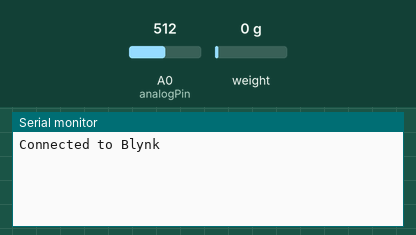
Bench run of a sketch on a simulated ESP8266 (NodeMCU). Parts: the last lines printed to the serial monitor. Inputs (shaded band) come from the test bench; at power-on: weight on the scale 0 g, A0 (analogPin) = 512. WiFi joins after 1.5 s; servers stay silent unless stated.

Above: at 3.0 s.
3.1 s: weight on the scale set to 100 g
At 6.8 s:
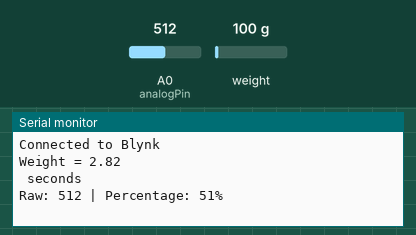
10.4 s: A0 (analogPin) set to 716
At 12.0 s:
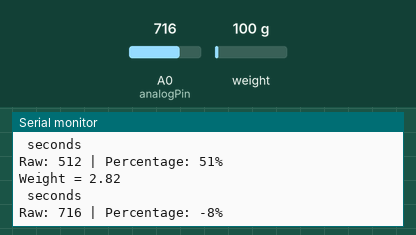
17.7 s: weight on the scale set to 1250 g
At 22.4 s:
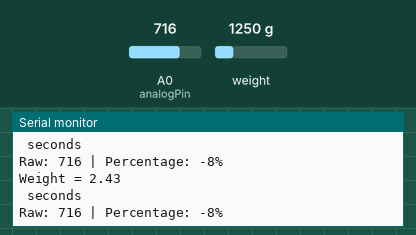
25.0 s: A0 (analogPin) set to 900
At 27.6 s:
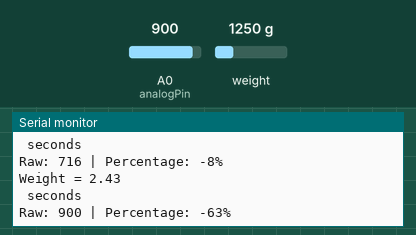
Timing chart, 0 to 29.1 s (numbered marks = the images above; inputs shaded):
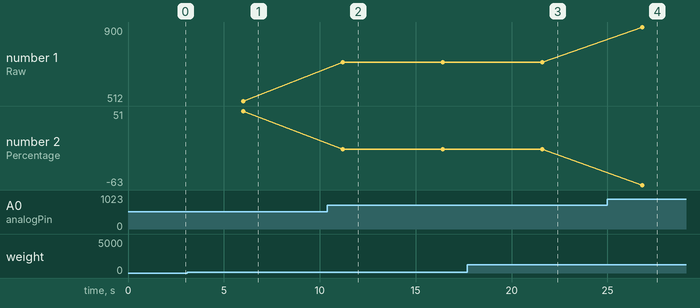

The sketch:

loadcell.ino
```cpp
#define BLYNK_PRINT Serial
#include <ESP8266WiFi.h>
#include <BlynkSimpleEsp8266.h>
#include <DHT.h>

char auth[] = "YiUN8hAkxNK5Fbx7vNjHqSn7aZURmCwN";

// Your WiFi credentials.
// Set password to "" for open networks.
char ssid[] = "hac";
char pass[] = "hac123456";

#include <Wire.h> // Only needed for Arduino 1.6.5 and earlier
#include "SSD1306.h" // alias for `#include "SSD1306Wire.h"`
#include <HX711.h>

// Capteur de poids setting
const int SCALE_DOUT_PIN =D5;
const int SCALE_SCK_PIN =D6;
HX711 scale(SCALE_DOUT_PIN, SCALE_SCK_PIN);
int analogPin = A0;
int moisture;
int percentage;

int map_low = 686;
int map_high = 350;

float weight;
float weightCorrection = -8.55 ; // The weight of the hive to be removed from the result orignal= 3.98


void getWeight()
{
  //String weight = String(scale.get_units(1), 2);
  weight = scale.get_units(1);
  weight = -((weight+weightCorrection)/3); // The new line, which deducts the correction value from the reading
  Serial.print("Weight = ");
  Serial.println(weight);

}


void setup()
{
  Serial.begin(115200);
  Blynk.begin(auth, ssid, pass);//starts wifi and Blynk
  Serial.println("Connected to Blynk");
  scale.set_scale(-6000/0.128);
  //scale.tare();
}


void loop()
{
  delay(4000);
  getWeight();

  Blynk.virtualWrite(V4, weight);
  Blynk.virtualWrite(V7,percentage);

  Serial.println(" seconds");
  Blynk.run(); // Needed to ensure that the Wake Time value is always uploaded to Blynk before going to sleep
  delay(100);
  moisture = analogRead(analogPin);
  Serial.print("Raw: ");
  Serial.print(moisture);

  percentage = map(moisture, map_low, map_high, 0, 100);

  Serial.print(" | Percentage: ");
  Serial.print(percentage);

  Serial.println("%");

  delay(1000);
}
```

Measured:
- after the input at 3.1 s, the serial monitor: prints a new line after 2.8 s (image 1)
- after the input at 10.4 s, the serial monitor: prints a new line after 0.81 s (image 2)
- after the input at 17.7 s, the serial monitor: prints a new line after 3.8 s (image 3)
- after the input at 25.0 s, the serial monitor: prints a new line after 1.8 s (image 4)
- plotted number 1: 512 → 716 after the input at 10.4 s, 716 → 900 after the input at 25.0 s
- plotted number 2: 51 → -8 after the input at 10.4 s, -8 → -63 after the input at 25.0 s
